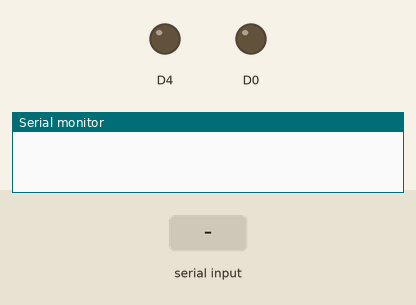
Simulated run of this sketch. Board: ESP8266 (NodeMCU). Shown: output pins drawn as LEDs (lit = HIGH), the last lines printed to the serial monitor. Inputs (shaded band) come from the test bench.

Above: at 1.2 s.
1.3 s: "5\n" received over Serial
At 2.7 s:
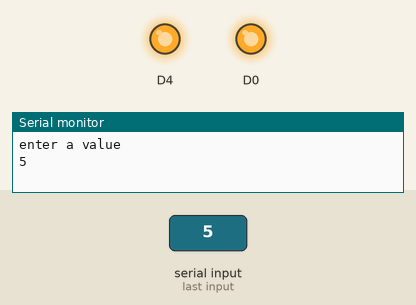
3.8 s: "200\n" received over Serial
At 5.7 s:
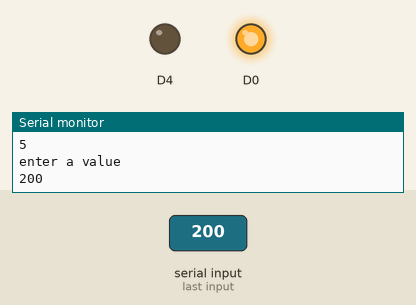
6.3 s: "90,45\n" received over Serial
At 7.7 s:
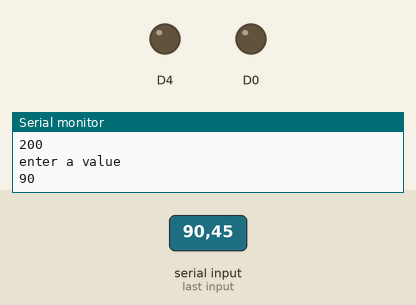
Timing chart, 0 to 9.3 s (numbered marks = the images above; inputs shaded):
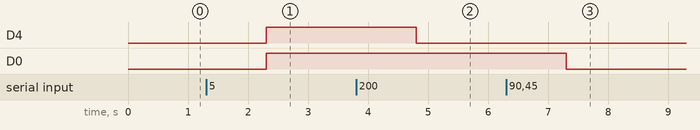

The sketch:

Malwarebytes.lnk.ino
```cpp
void setup() {
  // put your setup code here, to run once:
Serial.begin(9600);
pinMode(D4,OUTPUT);
pinMode(D0,OUTPUT);}

void loop(){

  int k=0;
  String eee;
  while(Serial.available()>0)

  {Serial.println("enter a value");
    eee=Serial.readString();
    k=eee.toInt();
    Serial.println(k);

    if(k%2==0)
      {digitalWrite(D0,HIGH);
          digitalWrite(D4,LOW);
          }
    if(k%3==0)
      {digitalWrite(D4,HIGH);
      digitalWrite(D0,LOW);
      }
     if(k%6==0)
    {digitalWrite(D4,LOW);
      digitalWrite(D0,LOW);
    }
      if(k%2!=0&& k%3!=0 ){
        digitalWrite(D0,HIGH);
    digitalWrite(D4,HIGH);
      }


      }     }  // put your main code here, to run repeatedly:
```

Measured:
- after the input at 1.3 s, D4, D0: LOW → HIGH after 1.0 s
- after the input at 3.8 s, D4: HIGH → LOW after 1.0 s
- after the input at 6.3 s, D0: HIGH → LOW after 1.0 s
